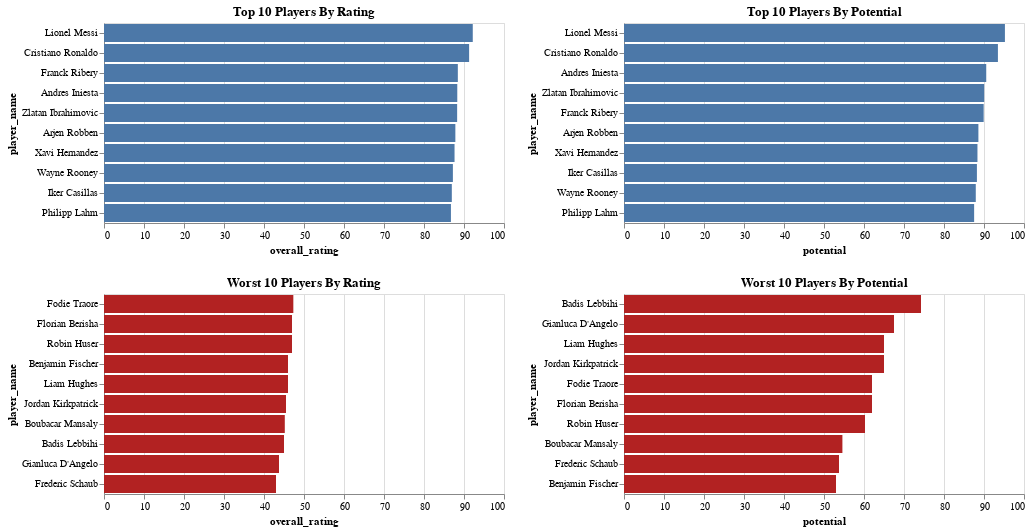

Write notebook code for a chart like this one.
### Markdown cell above
## Top X Players By Rating

### Code cell
X = 10
player_avg_ratings = player_attrs.groupby('player_api_id')[['overall_rating', 'potential']].mean()
sorted_player_avg_ratings = player_avg_ratings.sort_values('overall_rating', ascending=False)
top_players_attrs = sorted_player_avg_ratings[:X]
worst_players_attrs = sorted_player_avg_ratings[-X:]
top_players = top_players_attrs.merge(players, on='player_api_id')
worst_players = worst_players_attrs.merge(players, on='player_api_id')

# Limit Y Axis to 0 to 100 by passing this to the encoding param `scale`
zero_to_100_axis = alt.Scale(domain=[0, 100])

# Top
top_chart = alt.Chart(
    top_players,
    # width=500,
    title=f'Top {X} Players By Rating' 
).mark_bar().encode(
    y=alt.Y('player_name',sort='-x'),
    x=alt.X('overall_rating', scale=zero_to_100_axis),
) 
top_chart |= alt.Chart(
    top_players,
    # width=500,
    title=f'Top {X} Players By Potential'
).mark_bar().encode(
    y=alt.Y('player_name',sort='-x'),
    x=alt.X('potential', scale=zero_to_100_axis),
)

# Bottom 
bottom_chart = alt.Chart(
    worst_players,
    # width=500,
    title=f'Worst {X} Players By Rating'
).mark_bar(color='firebrick').encode(
    y=alt.Y('player_name',sort='-x',),
    x=alt.X('overall_rating', scale=zero_to_100_axis),
)

bottom_chart |= alt.Chart(
    worst_players,
    # width=500,
    title=f'Worst {X} Players By Potential'
).mark_bar(color='firebrick').encode(
    y=alt.Y('player_name',sort='-x',),
    x=alt.X('potential', scale=zero_to_100_axis),
)
top_chart & bottom_chart

### Figure 1 — Vega-Lite specification as saved in the notebook (floating-point values rounded to 4 significant figures)
{"config": {"view": {"continuousWidth": 400, "continuousHeight": 300}}, "vconcat": [{"hconcat": [{"mark": "bar", "encoding": {"x": {"field": "overall_rating", "scale": {"domain": [0, 100]}, "type": "quantitative"}, "y": {"field": "player_name", "sort": "-x", "type": "nominal"}}, "title": "Top 10 Players By Rating"}, {"mark": "bar", "encoding": {"x": {"field": "potential", "scale": {"domain": [0, 100]}, "type": "quantitative"}, "y": {"field": "player_name", "sort": "-x", "type": "nominal"}}, "title": "Top 10 Players By Potential"}], "data": {"name": "data-8865dc081c7addc7d8c43d1670468e04"}}, {"hconcat": [{"mark": {"type": "bar", "color": "firebrick"}, "encoding": {"x": {"field": "overall_rating", "scale": {"domain": [0, 100]}, "type": "quantitative"}, "y": {"field": "player_name", "sort": "-x", "type": "nominal"}}, "title": "Worst 10 Players By Rating"}, {"mark": {"type": "bar", "color": "firebrick"}, "encoding": {"x": {"field": "potential", "scale": {"domain": [0, 100]}, "type": "quantitative"}, "y": {"field": "player_name", "sort": "-x", "type": "nominal"}}, "title": "Worst 10 Players By Potential"}], "data": {"name": "data-1666e96ce8ad5ac16b396673e0ca4f5d"}}], "$schema": "https://vega.github.io/schema/vega-lite/v4.17.0.json", "datasets": {"data-8865dc081c7addc7d8c43d1670468e04": [{"player_api_id": 30981, "overall_rating": 92.19, "potential": 95.23, "id": 6176, "player_name": "Lionel Messi", "birthday": "1987-06-24 00:00:00", "height": 170.2, "weight": 159}, {"player_api_id": 30893, "overall_rating": 91.28, "potential": 93.48, "id": 1995, "player_name": "Cristiano Ronaldo", "birthday": "1985-02-05 00:00:00", "height": 185.4, "weight": 176}, {"player_api_id": 30924, "overall_rating": 88.46, "potential": 89.92, "id": 3514, "player_name": "Franck Ribery", "birthday": "1983-04-07 00:00:00", "height": 170.2, "weight": 159}, {"player_api_id": 30955, "overall_rating": 88.32, "potential": 90.56, "id": 742, "player_name": "Andres Iniesta", "birthday": "1984-05-11 00:00:00", "height": 170.2, "weight": 150}, {"player_api_id": 35724, "overall_rating": 88.29, "potential": 90.05, "id": 11057, "player_name": "Zlatan Ibrahimovic", "birthday": "1981-10-03 00:00:00", "height": 195.6, "weight": 209}, {"player_api_id": 30834, "overall_rating": 87.84, "potential": 88.6, "id": 951, "player_name": "Arjen Robben", "birthday": "1984-01-23 00:00:00", "height": 180.3, "weight": 176}, {"player_api_id": 39854, "overall_rating": 87.64, "potential": 88.36, "id": 10861, "player_name": "Xavi Hernandez", "birthday": "1980-01-25 00:00:00", "height": 170.2, "weight": 148}, {"player_api_id": 30829, "overall_rating": 87.22, "potential": 87.94, "id": 10749, "player_name": "Wayne Rooney", "birthday": "1985-10-24 00:00:00", "height": 175.3, "weight": 183}, {"player_api_id": 30657, "overall_rating": 86.95, "potential": 88.23, "id": 4366, "player_name": "Iker Casillas", "birthday": "1981-05-20 00:00:00", "height": 185.4, "weight": 185}, {"player_api_id": 30894, "overall_rating": 86.73, "potential": 87.53, "id": 8601, "player_name": "Philipp Lahm", "birthday": "1983-11-11 00:00:00", "height": 170.2, "weight": 146}], "data-1666e96ce8ad5ac16b396673e0ca4f5d": [{"player_api_id": 198278, "overall_rating": 47.33, "potential": 62.0, "id": 3442, "player_name": "Fodie Traore", "birthday": "1985-03-01 00:00:00", "height": 175.3, "weight": 150}, {"player_api_id": 42149, "overall_rating": 47.0, "potential": 62.0, "id": 3411, "player_name": "Florian Berisha", "birthday": "1990-01-18 00:00:00", "height": 170.2, "weight": 143}, {"player_api_id": 614951, "overall_rating": 47.0, "potential": 60.25, "id": 9090, "player_name": "Robin Huser", "birthday": "1998-01-24 00:00:00", "height": 180.3, "weight": 154}, {"player_api_id": 22343, "overall_rating": 46.0, "potential": 53.0, "id": 1198, "player_name": "Benjamin Fischer", "birthday": "1980-10-19 00:00:00", "height": 175.3, "weight": 157}, {"player_api_id": 107283, "overall_rating": 46.0, "potential": 65.0, "id": 6146, "player_name": "Liam Hughes", "birthday": "1988-09-11 00:00:00", "height": 177.8, "weight": 150}, {"player_api_id": 127141, "overall_rating": 45.5, "potential": 65.0, "id": 5235, "player_name": "Jordan Kirkpatrick", "birthday": "1992-03-06 00:00:00", "height": 175.3, "weight": 165}, {"player_api_id": 112561, "overall_rating": 45.2, "potential": 54.6, "id": 1336, "player_name": "Boubacar Mansaly", "birthday": "1988-02-04 00:00:00", "height": 175.3, "weight": 150}, {"player_api_id": 107416, "overall_rating": 45.0, "potential": 74.25, "id": 1079, "player_name": "Badis Lebbihi", "birthday": "1990-03-14 00:00:00", "height": 180.3, "weight": 176}, {"player_api_id": 177471, "overall_rating": 43.75, "potential": 67.5, "id": 3815, "player_name": "Gianluca D'Angelo", "birthday": "1991-03-13 00:00:00", "height": 175.3, "weight": 139}, {"player_api_id": 67396, "overall_rating": 43.0, "potential": 53.75, "id": 3585, "player_name": "Frederic Schaub", "birthday": "1987-04-30 00:00:00", "height": 180.3, "weight": 154}]}}
